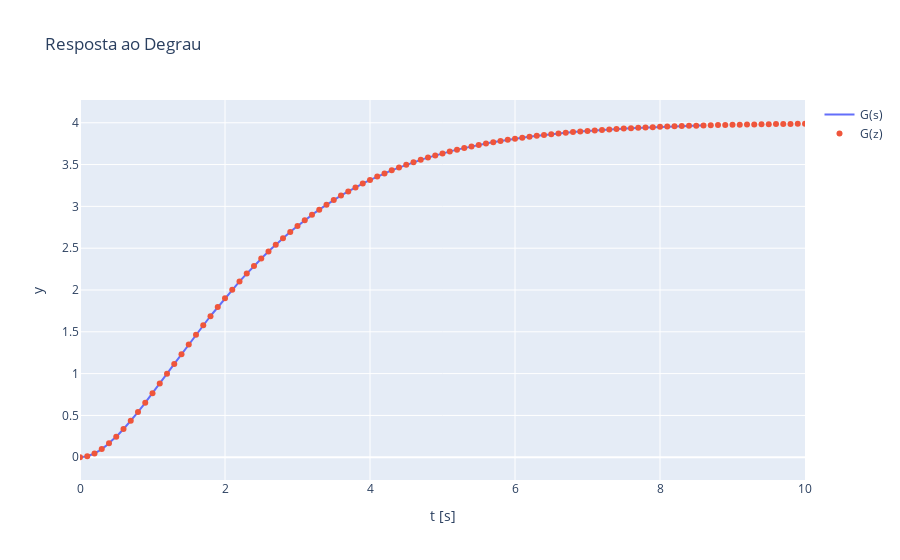

The cell this chart's notebook holds for it:
### Code cell
Gd = ctrl.sample_system(Gc, T_s, method='zoh')
td, yd = ctrl.step_response(Gd)

fig = go.Figure(data=go.Scatter(x=tc, y=yc, mode='lines', name='G(s)'))
fig.add_trace(go.Scatter(x=td, y=yd, mode='markers', name='G(z)'))
fig.update_layout(
    title="Resposta ao Degrau",
    xaxis_title="t [s]",
    yaxis_title="y"
)
fig.update_layout(xaxis_range=[0, Nss*T_s])
fig.show()
